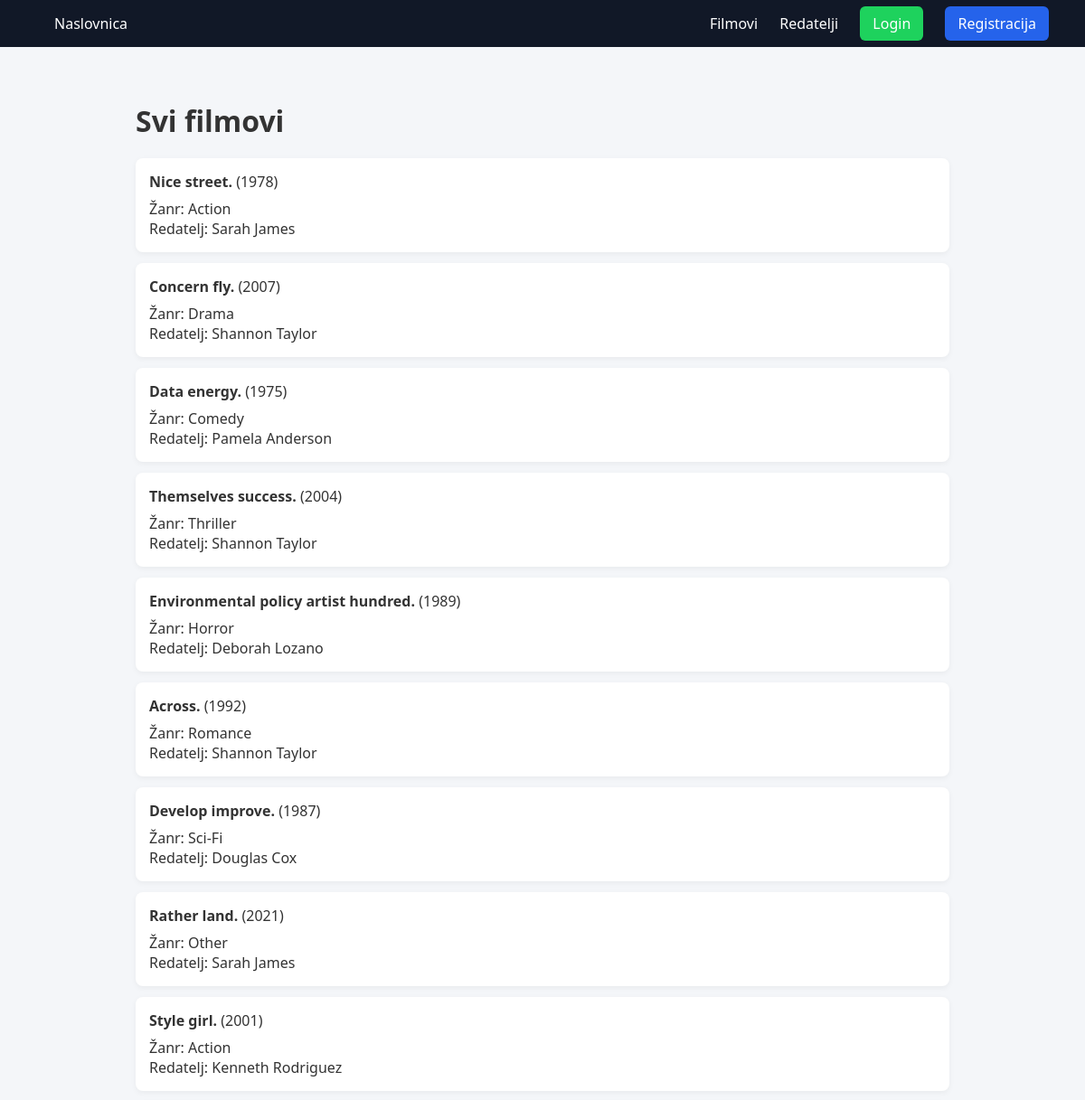
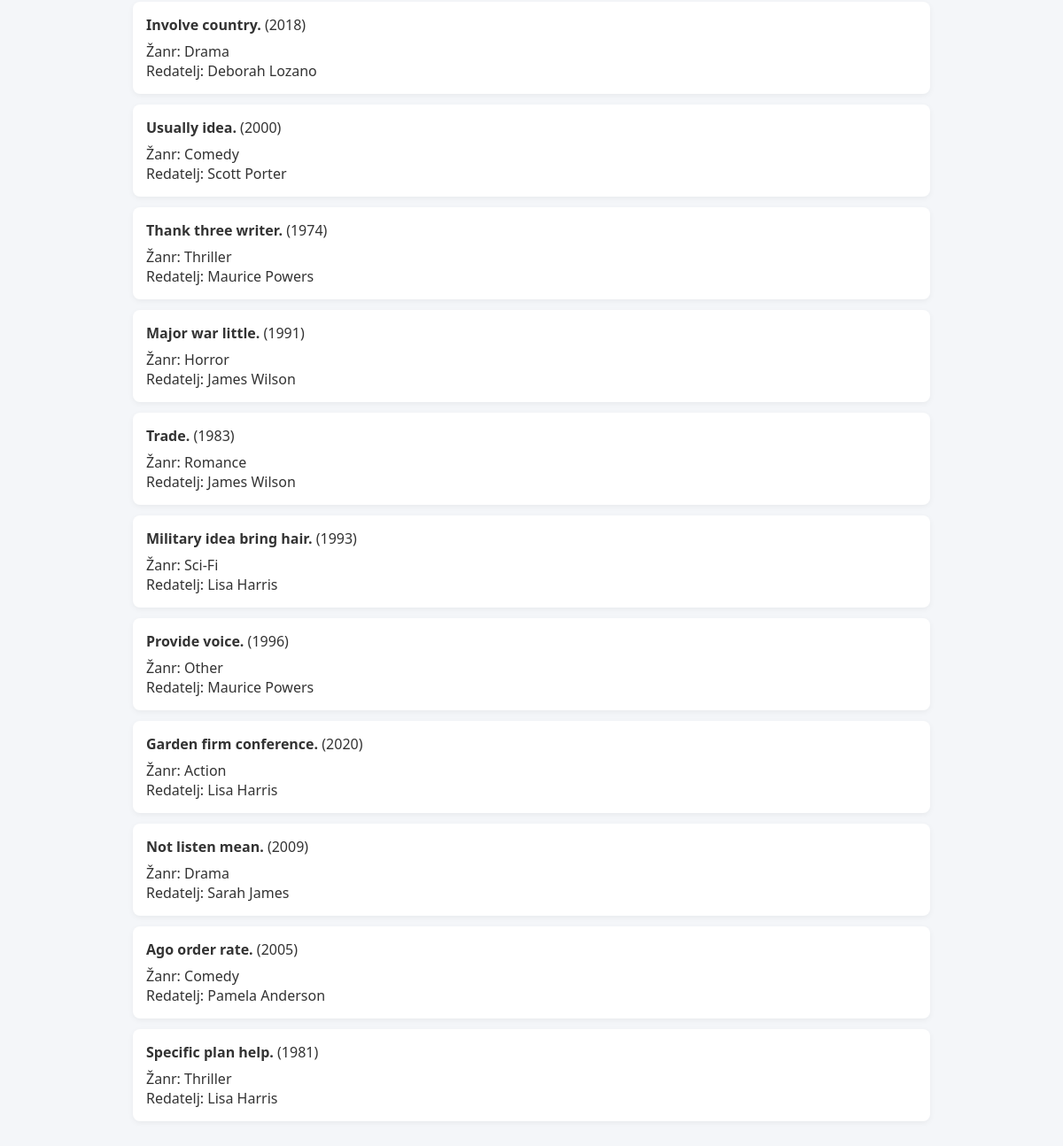
/films/, run on the app's committed database (2 pictures, top to bottom).
### main/models.py (models this page shows, shortened)
class Film(models.Model):
    GENRE_CHOICES = [
        ('ACTION', 'Action'),
        ('DRAMA', 'Drama'),
        ('COMEDY', 'Comedy'),
        ('THRILLER', 'Thriller'),
        ('HORROR', 'Horror'),
        ('ROMANCE', 'Romance'),
        ('SCIFI', 'Sci-Fi'),
        ('OTHER', 'Other'),
    ]
    title = models.CharField(max_length=200)
    description = models.TextField()
    release_year = models.IntegerField()
    genre = models.CharField(max_length=20, choices=GENRE_CHOICES)
    director = models.ForeignKey(
        Director,
        on_delete=models.SET_NULL,
        null=True,
        related_name='films'
    )
    created_at = models.DateTimeField(default=timezone.now)
    created_by = models.ForeignKey(
        User,
        on_delete=models.CASCADE,
        related_name='created_films'
    )

class Director(models.Model):
    name = models.CharField(max_length=100)
    birth_year = models.IntegerField(null=True, blank=True)

### main/views.py (the view)
# urls.py: path("films/", FilmListView.as_view(), name="film_list"),
class FilmListView(ListView):
    model = Film
    template_name = "main/film_list.html"
    context_object_name = "films"

### templates/main/film_list.html (shortened to what this page needs)
{% extends "base.html" %}
{% block content %}
<h1>Svi filmovi</h1>
<ul>
    {% for film in films %}
        <li>
            <div>
                <strong>{{ film.title }}</strong> ({{ film.release_year }})
            </div>
            <div style="margin-top:8px;">
                <span>Žanr: {{ film.get_genre_display }}</span>
                <br>
                <span>
                    Redatelj:
                    {% if film.director %}
                        {{ film.director.name }}
                    {% else %}
                        Nepoznato
                    {% endif %}
                </span>
            </div>
        </li>
    {% empty %}
        <li>Nema filmova.</li>
    {% endfor %}
</ul>
{% endblock %}

### main/static/style.css (style rules this page uses)
* { margin: 0; padding: 0; }
body { font-family: 'Segoe UI', sans-serif; background-color: #f4f6f9; color: #333; }
h1, h2, h3 { margin-bottom: 20px; }
ul { list-style: none; }
li { background: white; padding: 15px; margin-bottom: 12px; border-radius: 8px; box-shadow: 0 2px 6px rgba(0,0,0,0.05); }

### data on the page
Film: title "Nice street.", release_year "1978", genre "Action", director.name "Sarah James"
Film: title "Concern fly.", release_year "2007", genre "Drama", director.name "Shannon Taylor"
Film: title "Data energy.", release_year "1975", genre "Comedy", director.name "Pamela Anderson"
Film: title "Themselves success.", release_year "2004", genre "Thriller", director.name "Shannon Taylor"
Film: title "Environmental policy artist hundred.", release_year "1989", genre "Horror", director.name "Deborah Lozano"
Film: title "Across.", release_year "1992", genre "Romance", director.name "Shannon Taylor"
Film: title "Develop improve.", release_year "1987", genre "Sci-Fi", director.name "Douglas Cox"
Film: title "Rather land.", release_year "2021", genre "Other", director.name "Sarah James"
Film: title "Style girl.", release_year "2001", genre "Action", director.name "Kenneth Rodriguez"
Film: title "Involve country.", release_year "2018", genre "Drama", director.name "Deborah Lozano"
Film: title "Usually idea.", release_year "2000", genre "Comedy", director.name "Scott Porter"
Film: title "Thank three writer.", release_year "1974", genre "Thriller", director.name "Maurice Powers"
Film: title "Major war little.", release_year "1991", genre "Horror", director.name "James Wilson"
Film: title "Trade.", release_year "1983", genre "Romance", director.name "James Wilson"
Film: title "Military idea bring hair.", release_year "1993", genre "Sci-Fi", director.name "Lisa Harris"
Film: title "Provide voice.", release_year "1996", genre "Other", director.name "Maurice Powers"
Film: title "Garden firm conference.", release_year "2020", genre "Action", director.name "Lisa Harris"
Film: title "Not listen mean.", release_year "2009", genre "Drama", director.name "Sarah James"
Film: title "Ago order rate.", release_year "2005", genre "Comedy", director.name "Pamela Anderson"
Film: title "Specific plan help.", release_year "1981", genre "Thriller", director.name "Lisa Harris"
